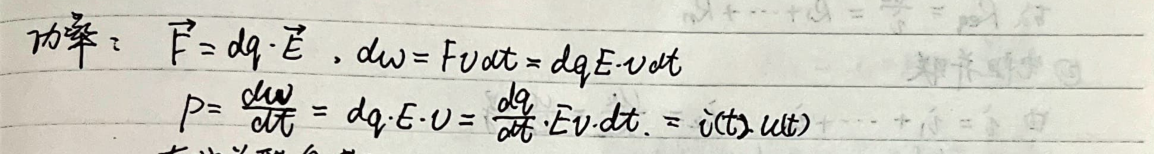
#> input picture filtered_diagrams/crop_ch01_page_005_9.png, 1154 x 154 px, given as the content of the folder college-electrical-engineering/images, which was not available
$ python filter_diagrams.py
#> lines starting #> are read from the running program, lines starting #| are printed output that depends on the picture; after the words box and inside, x2 and y2 are one past the last pixel; in counts of white or black regions, pixels touching at a corner belong together; pictures that were not available may be replaced by others from this repository, and a replacement may not be noted
import cv2
import glob
import os
import shutil

os.makedirs('filtered_diagrams', exist_ok=True)
crops = glob.glob('college-electrical-engineering/images/crop_*.png')
print(f"Total crops: {len(crops)}")

diagram_count = 0
for crop in crops:
    img = cv2.imread(crop)
#> img is the input picture: shape (154, 1154, 3); mean B, G, R 196.8, 207.1, 208
    if img is None: continue

    gray = cv2.cvtColor(img, cv2.COLOR_BGR2GRAY)
    _, thresh = cv2.threshold(gray, 240, 255, cv2.THRESH_BINARY_INV)
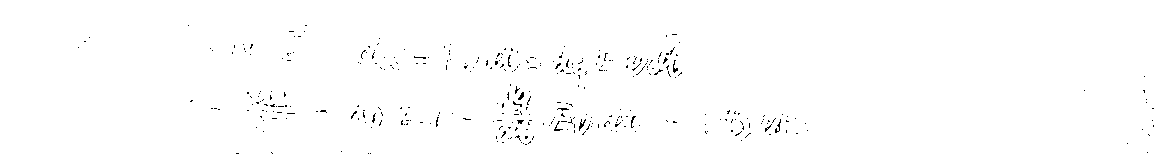
#> thresh: shape (154, 1154); 99.2% white; black in thin lines or dots, all inside (x1, y1, x2, y2) = (78, 25, 1154, 154)

    # Don't dilate much, just enough to connect characters or lines
    kernel = cv2.getStructuringElement(cv2.MORPH_RECT, (5, 5))
    dilated = cv2.dilate(thresh, kernel, iterations=1)
#> dilated: shape (154, 1154); every value is 255

    contours, _ = cv2.findContours(dilated, cv2.RETR_EXTERNAL, cv2.CHAIN_APPROX_SIMPLE)
#> contours = [[[0, 0], [0, 153], [1153, 153], [1153, 0]]]

    is_diagram = False
    for cnt in contours:
        x, y, w, h = cv2.boundingRect(cnt)

        # If a single continuous contour takes up more than 30% of the crop's width AND 30% of its height, it's likely a diagram (e.g. a long wire, a box, a circle).
        # Handwritten text characters are typically much smaller compared to the crop width.
        if w > img.shape[1] * 0.4 and h > img.shape[0] * 0.4:
            is_diagram = True
            break
#> this loop made 1 pass
#> (cnt, x, y, w, h, is_diagram) on pass 1: ([[0, 0], [0, 153], [1153, 153], [1153, 0]], 0, 0, 1154, 154, True)

    if is_diagram:
        shutil.copy(crop, f"filtered_diagrams/{os.path.basename(crop)}")
        diagram_count += 1

print(f"Found {diagram_count} diagrams!")

$ run again, on filtered_diagrams/crop_ch01_page_030_7.png
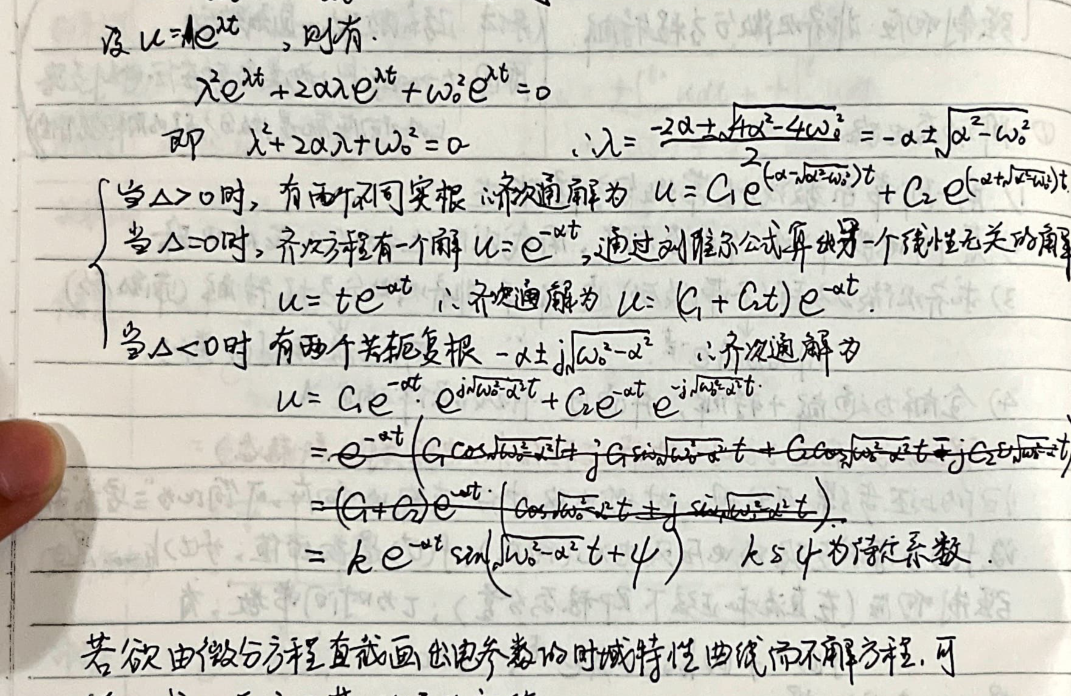
#> input picture filtered_diagrams/crop_ch01_page_030_7.png, 1071 x 696 px, given as the content of the folder college-electrical-engineering/images, which was not available
#> img is the input picture: shape (696, 1071, 3); mean B, G, R 189.6, 198.1, 200
#> `_, thresh = cv2.threshold(gray, 240, 255, cv2.THRESH_BINARY_INV)`:
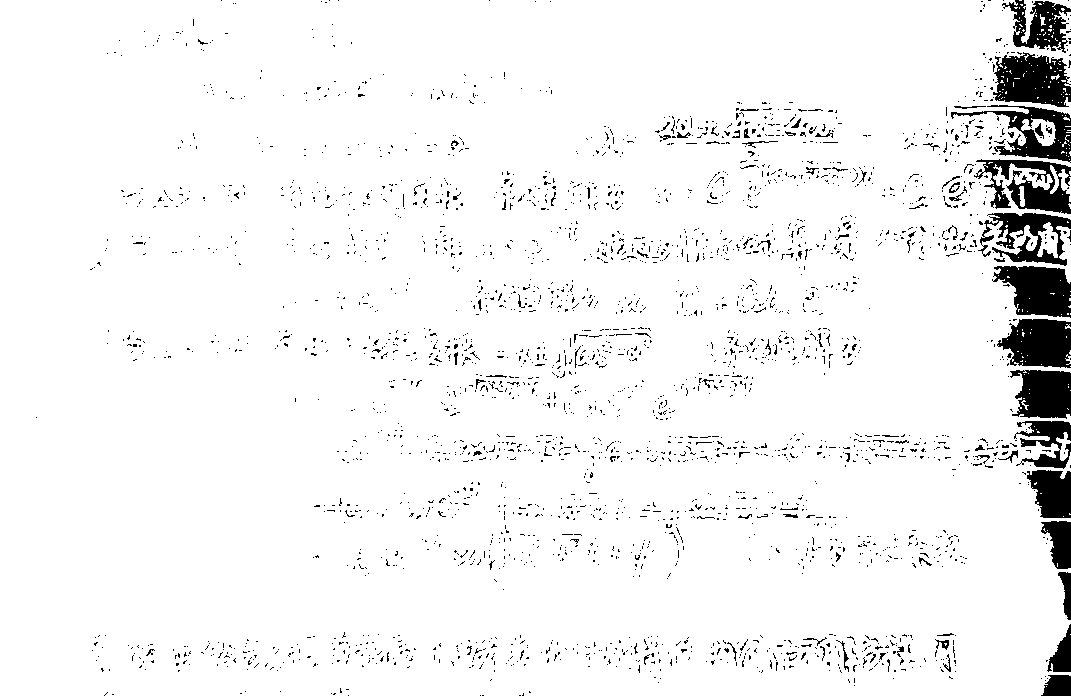
#> thresh: shape (696, 1071); 94.9% white; 2867 black regions (2772 under 20 px), largest, box (x1, y1, x2, y2) and area: (993, 52, 1071, 107) 3052, (992, 266, 1071, 318) 2868, (997, 319, 1071, 368) 2756
#> `dilated = cv2.dilate(thresh, kernel, iterations=1)`:
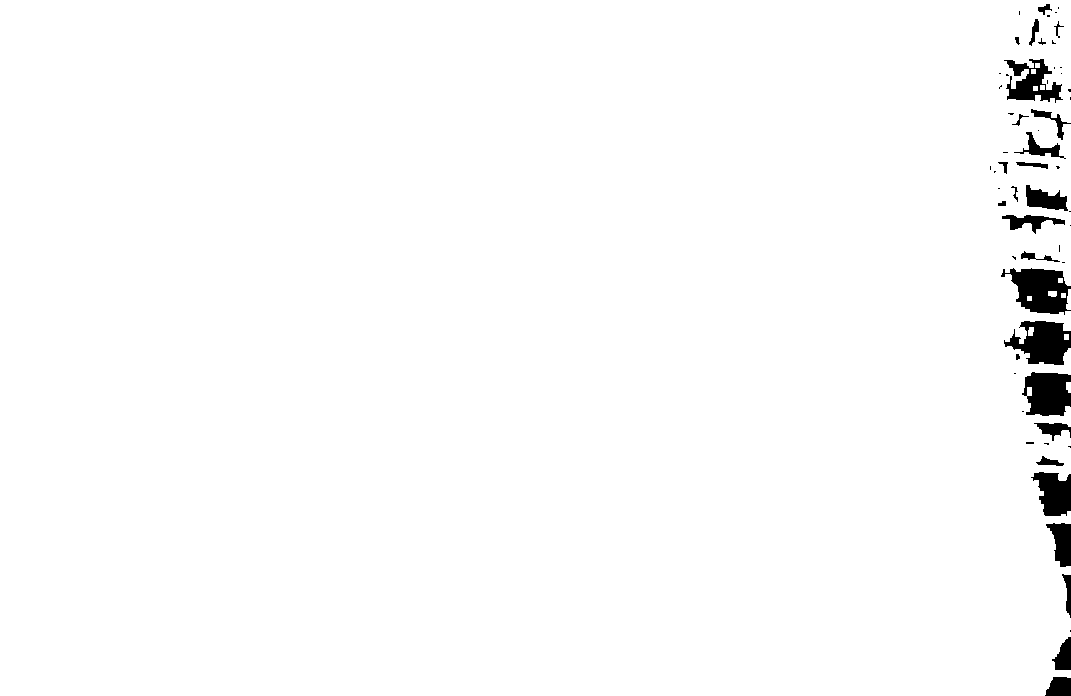
#> dilated: shape (696, 1071); 98.3% white; 59 black regions (32 under 20 px)
#> contours = 9 contours, 3 with area under 20; largest, box (x1, y1, x2, y2) and area: (0, 0, 1071, 696) 733743, (1066, 289, 1071, 310) 57, (1048, 291, 1057, 297) 37, (1066, 382, 1071, 393) 34, (1028, 327, 1034, 336) 34, (1064, 334, 1069, 340) 20
#> the loop `for cnt in contours:` made 9 passes

$ run again, on filtered_diagrams/crop_ch01_page_031_3.png
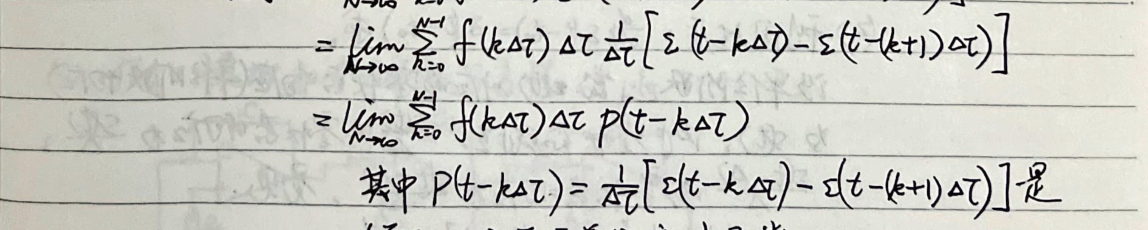
#> input picture filtered_diagrams/crop_ch01_page_031_3.png, 1148 x 230 px, given as the content of the folder college-electrical-engineering/images, which was not available
#> img is the input picture: shape (230, 1148, 3); mean B, G, R 195.3, 202.6, 202.4
#> `_, thresh = cv2.threshold(gray, 240, 255, cv2.THRESH_BINARY_INV)`:
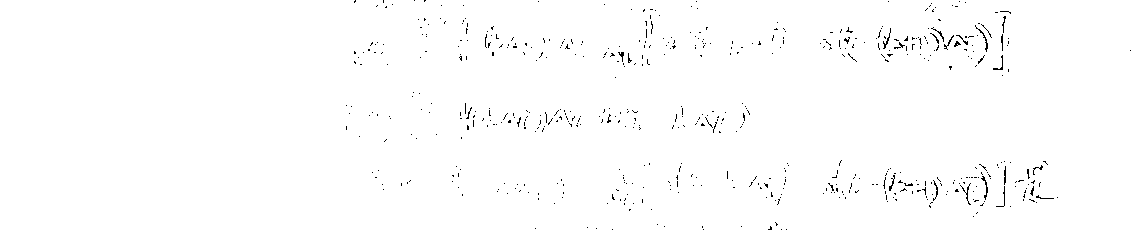
#> thresh: shape (230, 1148); 99.1% white; black in thin lines or dots, all inside (x1, y1, x2, y2) = (346, 0, 1131, 230)
#> dilated: shape (230, 1148); every value is 255
#> contours = [[[0, 0], [0, 229], [1147, 229], [1147, 0]]]
#> the loop `for cnt in contours:` made 1 pass
#> (cnt, x, y, w, h, is_diagram) on pass 1: ([[0, 0], [0, 229], [1147, 229], [1147, 0]], 0, 0, 1148, 230, True)
